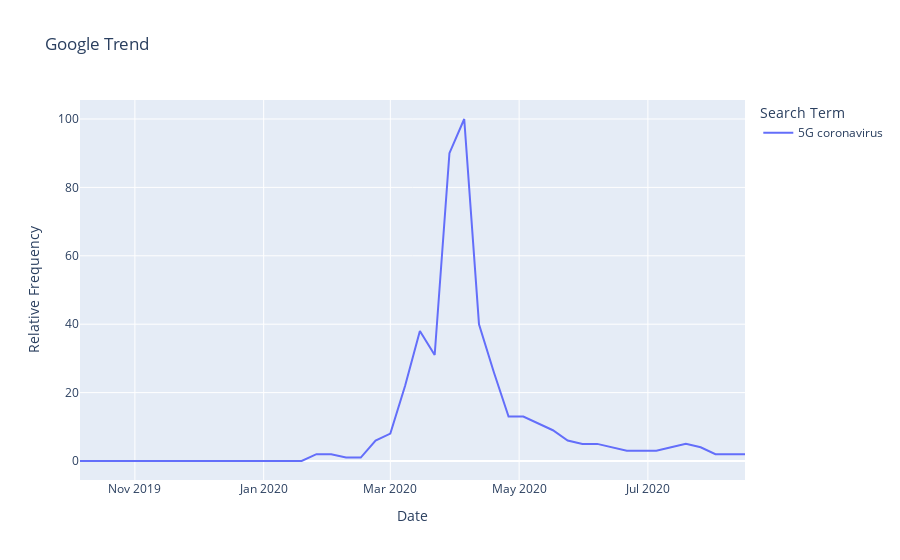

Notebook source saved alongside this figure:
### Code cell
fig = px.line(
    interest_filtered,
    x = "date",
    y = "value",
    color = "variable",
    title = "Google Trend",
    labels = {"date":"Date", "value": "Relative Frequency", "variable": "Search Term"}
)
fig.show()

### Figure 1 — Plotly figure (JSON) as saved in the notebook; plotly's stock layout.template omitted (floating-point values rounded to 4 significant figures)
{"data": [{"hovertemplate": "Search Term=5G coronavirus<br>Date=%{x}<br>Relative Frequency=%{y}<extra></extra>", "legendgroup": "5G coronavirus", "line": {"color": "#636efa", "dash": "solid"}, "mode": "lines", "name": "5G coronavirus", "orientation": "v", "showlegend": true, "type": "scatter", "x": ["2019-10-06T00:00:00", "2019-10-13T00:00:00", "2019-10-20T00:00:00", "2019-10-27T00:00:00", "2019-11-03T00:00:00", "2019-11-10T00:00:00", "2019-11-17T00:00:00", "2019-11-24T00:00:00", "2019-12-01T00:00:00", "2019-12-08T00:00:00", "2019-12-15T00:00:00", "2019-12-22T00:00:00", "2019-12-29T00:00:00", "2020-01-05T00:00:00", "2020-01-12T00:00:00", "2020-01-19T00:00:00", "2020-01-26T00:00:00", "2020-02-02T00:00:00", "2020-02-09T00:00:00", "2020-02-16T00:00:00", "2020-02-23T00:00:00", "2020-03-01T00:00:00", "2020-03-08T00:00:00", "2020-03-15T00:00:00", "2020-03-22T00:00:00", "2020-03-29T00:00:00", "2020-04-05T00:00:00", "2020-04-12T00:00:00", "2020-04-19T00:00:00", "2020-04-26T00:00:00", "2020-05-03T00:00:00", "2020-05-10T00:00:00", "2020-05-17T00:00:00", "2020-05-24T00:00:00", "2020-05-31T00:00:00", "2020-06-07T00:00:00", "2020-06-14T00:00:00", "2020-06-21T00:00:00", "2020-06-28T00:00:00", "2020-07-05T00:00:00", "2020-07-12T00:00:00", "2020-07-19T00:00:00", "2020-07-26T00:00:00", "2020-08-02T00:00:00", "2020-08-09T00:00:00", "2020-08-16T00:00:00"], "xaxis": "x", "y": [0, 0, 0, 0, 0, 0, 0, 0, 0, 0, 0, 0, 0, 0, 0, 0, 2, 2, 1, 1, 6, 8, 22, 38, 31, 90, 100, 40, 26, 13, 13, 11, 9, 6, 5, 5, 4, 3, 3, 3, 4, 5, 4, 2, 2, 2], "yaxis": "y"}], "layout": {"autosize": true, "legend": {"title": {"text": "Search Term"}, "tracegroupgap": 0}, "title": {"text": "Google Trend"}, "xaxis": {"anchor": "y", "autorange": true, "domain": [0, 1], "range": ["2019-10-06", "2020-08-16"], "title": {"text": "Date"}, "type": "date"}, "yaxis": {"anchor": "x", "autorange": true, "domain": [0, 1], "range": [-5.556, 105.6], "title": {"text": "Relative Frequency"}, "type": "linear"}}}
